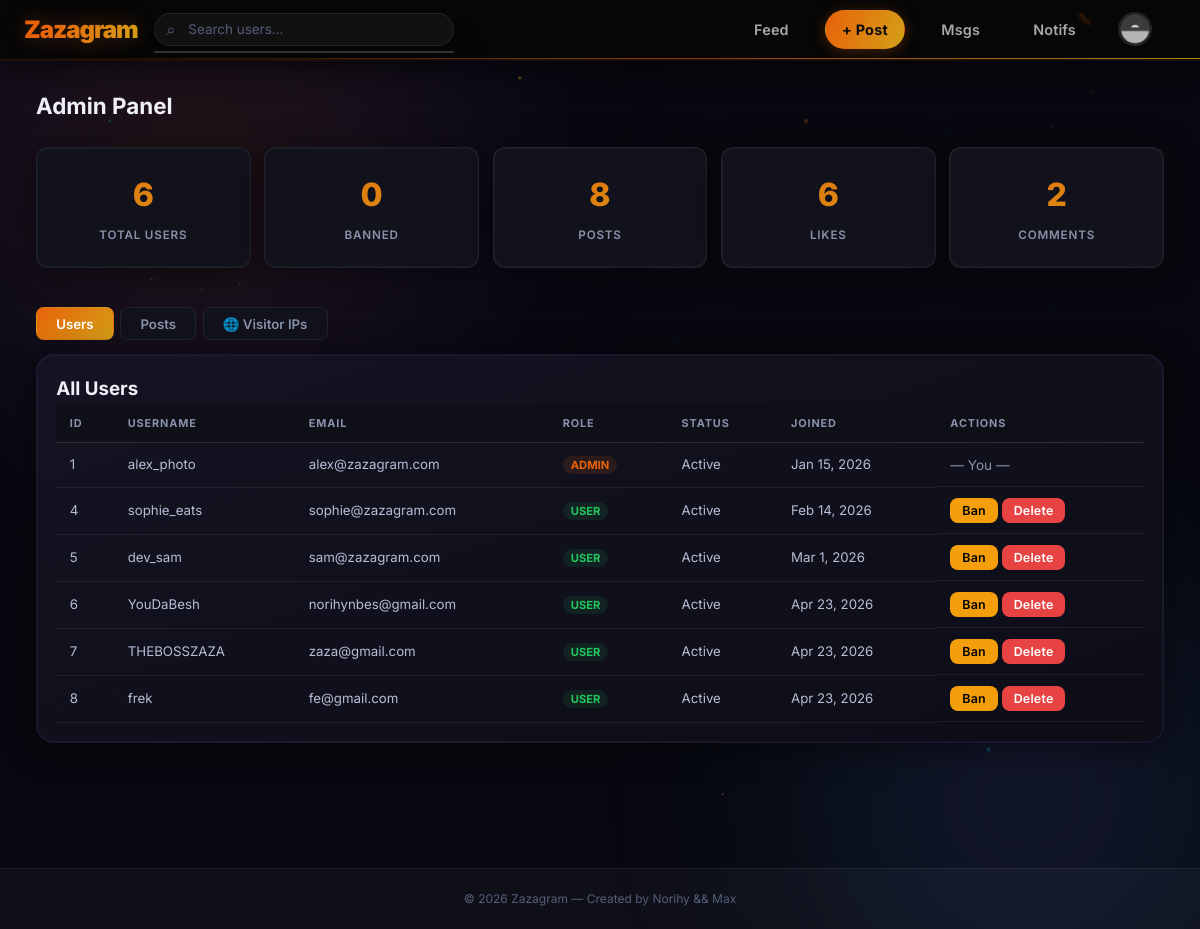
Screenshot of /pages/admin.php (signed in) with the database file from the repository.
### tables this page shows
CREATE TABLE IF NOT EXISTS users (
  id INT AUTO_INCREMENT PRIMARY KEY,
  username VARCHAR(20) NOT NULL UNIQUE,
  email VARCHAR(255) NOT NULL UNIQUE,
  password VARCHAR(255) NOT NULL,
  first_name VARCHAR(100) DEFAULT '',
  last_name VARCHAR(100) DEFAULT '',
  bio TEXT,
  profile_picture VARCHAR(255) DEFAULT 'default_avatar.png',
  role ENUM('user','admin') NOT NULL DEFAULT 'user',
  is_banned TINYINT(1) NOT NULL DEFAULT 0,
  created_at VARCHAR(32) NOT NULL,
  updated_at VARCHAR(32) NOT NULL
);

### includes/auth.php (called while the page is built, shortened)
<?php
require_once __DIR__ . '/db.php';
function is_logged_in(): bool {
    return isset($_SESSION['user_id']);
}
function require_login(): void {
    $user = get_current_user_data();
}
function require_admin(): void {
    require_login();
    $user = get_current_user_data();
}
function get_current_user_data(): ?array {
    $users = db_read('users.json');
    return db_find_one($users, 'id', $_SESSION['user_id']);
}
function unread_notification_count(int $user_id): int {
    $notifs = db_read('notifications.json');
    return count(array_filter($notifs, fn($n) => $n['user_id'] == $user_id && !$n['is_read']));
}

### includes/db.php (called while the page is built, shortened)
<?php
function db_table_from_file(string $file): string {
    $table = preg_replace('/\.json$/', '', basename($file));
    $allowed = ['users', 'posts', 'comments', 'friends', 'messages', 'notifications', 'likes'];
    return $table;
}
function db_bool_columns(string $table): array {
    return [
        'users' => ['is_banned'],
        'messages' => ['is_read'],
        'notifications' => ['is_read'],
    ][$table] ?? [];
}
function db_int_columns(string $table): array {
    return [
        'users' => ['id'],
        'posts' => ['id','user_id'],
        'comments' => ['id','post_id','user_id'],
        'friends' => ['id','requester_id','receiver_id'],
        'messages' => ['id','sender_id','receiver_id'],
        'notifications' => ['id','user_id','actor_id','reference_id'],
        'likes' => ['id','user_id','post_id'],
    ][$table] ?? ['id'];
}
function db(): PDO {
    static $pdo = null;
    if ($pdo instanceof PDO) return $pdo;
    $host = getenv('DB_HOST') ?: '127.0.0.1';
    $port = getenv('DB_PORT') ?: '3306';
    $name = getenv('DB_NAME') ?: 'zazagram';
    $user = getenv('DB_USER') ?: 'zazagram';
    $pass = getenv('DB_PASS') ?: 'zazagram';
    $dsn = "mysql:host={$host};port={$port};dbname={$name};charset=utf8mb4";
    $pdo = new PDO($dsn, $user, $pass, [
        PDO::ATTR_ERRMODE => PDO::ERRMODE_EXCEPTION,
        PDO::ATTR_DEFAULT_FETCH_MODE => PDO::FETCH_ASSOC,
    ]);
    return $pdo;
}
function db_normalize_row(string $table, array $row): array {
    foreach (db_int_columns($table) as $col) {
        if (array_key_exists($col, $row) && $row[$col] !== null) $row[$col] = (int)$row[$col];
    }
    foreach (db_bool_columns($table) as $col) {
        if (array_key_exists($col, $row)) $row[$col] = (bool)$row[$col];
    }
    return $row;
}
function db_read(string $file): array {
    $table = db_table_from_file($file);
    $stmt = db()->query("SELECT * FROM `{$table}` ORDER BY id ASC");
    $rows = $stmt->fetchAll();
    return array_map(fn($row) => db_normalize_row($table, $row), $rows);
}
function db_find_one(array $records, string $field, $value): ?array {
    foreach ($records as $record) {
        if (isset($record[$field]) && $record[$field] == $value) return $record;
    }
    return null;
}

### pages/admin.php (the view, shortened to what this page needs)
<?php
require_once __DIR__ . '/../includes/auth.php';
require_admin();
$me    = get_current_user_data();
$users = db_read('users.json');
$posts = db_read('posts.json');
$total_users   = count($users);
$banned_users  = count(array_filter($users, fn($u) => $u['is_banned']));
$total_posts   = count($posts);
$total_likes   = count(db_read('likes.json'));
$total_comments= count(db_read('comments.json'));
include __DIR__ . '/../includes/header.php';
?>
<div class="container admin-panel">
    <h2>Admin Panel</h2>
    <div class="admin-stats">
        <div class="stat-card card"><span><?= $total_users ?></span><p>Total Users</p></div>
        <div class="stat-card card"><span><?= $banned_users ?></span><p>Banned</p></div>
        <div class="stat-card card"><span><?= $total_posts ?></span><p>Posts</p></div>
        <div class="stat-card card"><span><?= $total_likes ?></span><p>Likes</p></div>
        <div class="stat-card card"><span><?= $total_comments ?></span><p>Comments</p></div>
    </div>
    <div class="admin-tabs">
        <button class="tab-btn active" onclick="showTab('users')">Users</button>
        <button class="tab-btn" onclick="showTab('posts')">Posts</button>
        <button class="tab-btn" onclick="showTab('visitors')">🌐 Visitor IPs</button>
    </div>
    <div id="tab-users" class="tab-content card">
        <h3>All Users</h3>
        <table class="admin-table">
            <thead>
                <tr>
                    <th>ID</th><th>Username</th><th>Email</th><th>Role</th><th>Status</th><th>Joined</th><th>Actions</th>
                </tr>
            </thead>
            <tbody>
                <?php foreach ($users as $u): ?>
                    <tr class="<?= $u['is_banned'] ? 'row-banned' : '' ?>">
                        <td><?= $u['id'] ?></td>
                        <td>
                            <a href="<?= BASE_URL ?>/pages/profile.php?username=<?= urlencode($u['username']) ?>">
                                <?= htmlspecialchars($u['username']) ?>
                            </a>
                        </td>
                        <td><?= htmlspecialchars($u['email']) ?></td>
                        <td><span class="role-badge role-<?= $u['role'] ?>"><?= $u['role'] ?></span></td>
                        <td><?= $u['is_banned'] ? 'Banned' : 'Active' ?></td>
                        <td><?= date('M j, Y', strtotime($u['created_at'])) ?></td>
                        <td class="action-btns">
                            <?php if ($u['id'] !== $me['id']): ?>
                                <form method="POST" style="display:inline">
                                    <?php if ($u['is_banned']): ?>
                                        <button name="action" value="unban" class="btn btn-sm btn-success">Unban</button>
                                    <?php else: ?>
                                        <button name="action" value="ban" class="btn btn-sm btn-warning">Ban</button>
                                    <?php endif; ?>
                                    <button name="action" value="delete_user" class="btn btn-sm btn-danger"
                                            onclick="return confirm('Delete user and all their data?')">Delete</button>
                                </form>
                            <?php else: ?>
                                <span class="muted">— You —</span>
                            <?php endif; ?>
                        </td>
                    </tr>
                <?php endforeach; ?>
            </tbody>
        </table>
    </div>
</div>
<?php include __DIR__ . '/../includes/footer.php'; ?>

### includes/header.php (shortened to what this page needs)
<?php
require_once __DIR__ . '/auth.php';
require_once __DIR__ . '/../includes/db.php';
$current_user = get_current_user_data();
$notif_count  = $current_user ? unread_notification_count($current_user['id']) : 0;
?>
<!DOCTYPE html>
<html lang="en">
<head>
    <link rel="stylesheet" href="<?= BASE_URL ?>/assets/css/main.css">
    <link rel="stylesheet" href="<?= BASE_URL ?>/assets/css/filters.css">
</head>
<body class="<?= htmlspecialchars($body_class ?? '') ?>">
<?php if ($current_user): ?>
<nav class="navbar">
    <div class="nav-inner">
        <a href="<?= BASE_URL ?>/pages/feed.php" class="nav-logo">
            <span class="logo-text">Zazagram</span>
        </a>
        <div class="desktop-only">
            <div class="nav-search">
                <input type="text" id="global-search" placeholder="Search users…" autocomplete="off">
                <div id="search-results" class="search-dropdown"></div>
            </div>
            <div class="nav-actions">
                <a href="<?= BASE_URL ?>/pages/feed.php" class="nav-btn" title="Feed">Feed</a>
                <a href="<?= BASE_URL ?>/pages/create_post.php" class="nav-btn nav-btn-cta" title="New Post">+ Post</a>
                <a href="<?= BASE_URL ?>/pages/messages.php" class="nav-btn nav-notif" title="Messages">
                    Msgs
                </a>
                <a href="<?= BASE_URL ?>/pages/notifications.php" class="nav-btn nav-notif" title="Notifications">
                    Notifs
                    <?php if ($notif_count > 0): ?>
                        <span class="badge"><?= $notif_count ?></span>
                    <?php endif; ?>
                </a>
                <div class="nav-avatar-wrap">
                    <img
                        src="<?= BASE_URL ?>/uploads/<?= htmlspecialchars($current_user['profile_picture']) ?>?v=<?= strtotime($current_user['updated_at']) ?>"
                        class="nav-avatar"
                        alt="me"
                        data-user-id="<?= $current_user['id'] ?>"
                        onclick="toggleUserMenu()"
                        onerror="this.onerror=null;this.src='<?= BASE_URL ?>/assets/images/default_avatar.png'"
                    >
                </div>
            </div>
        </div>
    </div>
</nav>
<?php endif; ?>
<main class="main-content">

### rows the page displays
users: profile_picture (placeholder picture), is_banned "0", id "1", username "alex_photo", email "alex@zazagram.com", role "ADMIN", shows "Active", created_at "Jan 15, 2026", shows "— You —"
users: id "4", username "sophie_eats", email "sophie@zazagram.com", role "USER", is_banned "Active", created_at "Feb 14, 2026"
users: id "5", username "dev_sam", email "sam@zazagram.com", role "USER", is_banned "Active", created_at "Mar 1, 2026"
users: id "6", username "YouDaBesh", email "norihynbes@gmail.com", role "USER", is_banned "Active", created_at "Apr 23, 2026"
users: id "7", username "THEBOSSZAZA", email "zaza@gmail.com", role "USER", is_banned "Active", created_at "Apr 23, 2026"
users: id "8", username "frek", email "fe@gmail.com", role "USER", is_banned "Active", created_at "Apr 23, 2026"

### other values shown
$total_users "6"
$total_posts "8"
$total_likes "6"
$total_comments "2"
